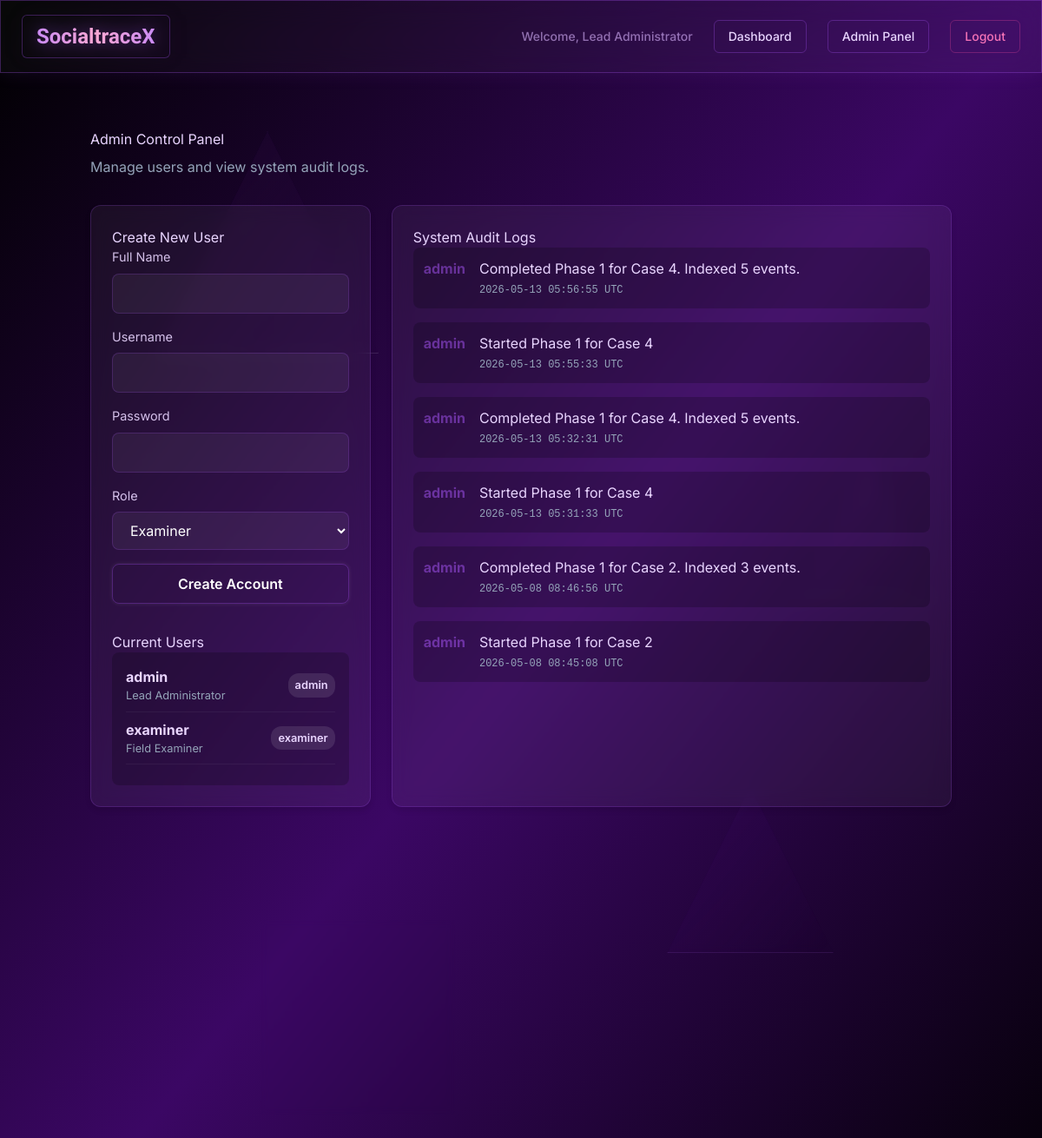
Page /admin (signed in) on the earlier database version.
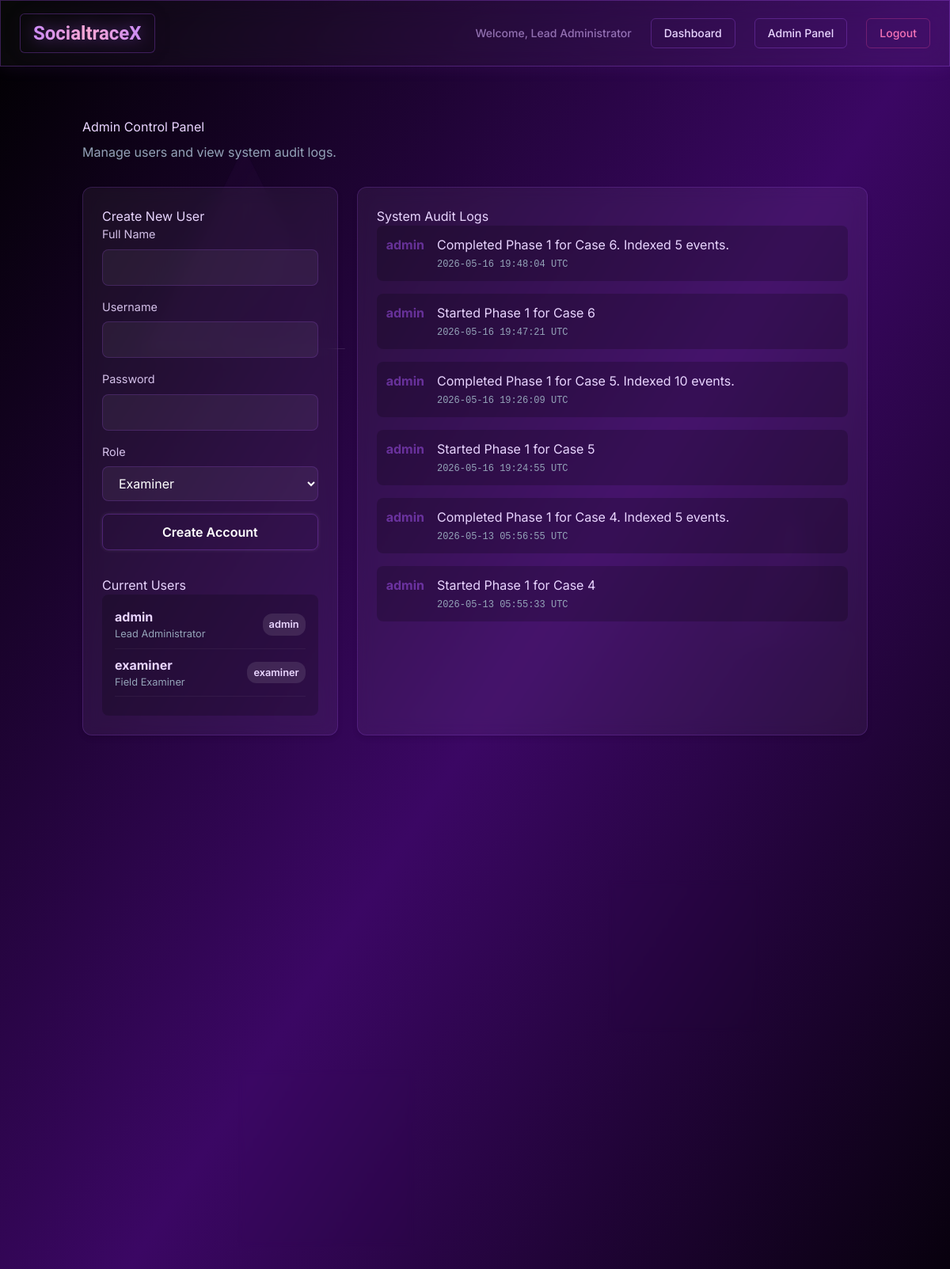
Same page on the later database version.
### database.py (models this page shows)
class User(Base):
    __tablename__ = "users"
    id = Column(Integer, primary_key=True, index=True)
    username = Column(String(100), unique=True, nullable=False, index=True)
    hashed_password = Column(String(200), nullable=False)
    role = Column(String(20), default="examiner")  # 'admin' or 'examiner'
    name = Column(String(100), default="Examiner")
    created_at = Column(DateTime, default=datetime.utcnow)

class AuditLog(Base):
    __tablename__ = "audit_logs"
    id = Column(Integer, primary_key=True, index=True)
    user_id = Column(Integer, ForeignKey("users.id"), nullable=True)
    action = Column(String(200), nullable=False)
    timestamp = Column(DateTime, default=datetime.utcnow)
    user = relationship("User")

### main.py (the view)
@app.get("/admin", response_class=HTMLResponse)
def admin_panel(request: Request, user: User = Depends(get_current_admin), db: Session = Depends(get_db)):
    users = db.query(User).all()
    logs = db.query(AuditLog).order_by(AuditLog.timestamp.desc()).limit(50).all()
    return templates.TemplateResponse(request=request, name="admin.html", context={"request": request, "user": user, "users": users, "logs": logs})

### templates/admin.html (shortened to what this page needs)
{% extends "base.html" %}
{% block content %}
<div style="margin-bottom: 32px;">
    <h1 style="margin: 0;">Admin Control Panel</h1>
    <p style="color: var(--text-dim); margin-top: 8px;">Manage users and view system audit logs.</p>
</div>
<div class="grid" style="grid-template-columns: 1fr 2fr;">
    <div class="glass-card">
        <h3 style="margin-top: 0;">Create New User</h3>
        <form method="POST" action="/admin/users/new">
            <div class="form-group">
                <label class="form-label">Full Name</label>
                <input type="text" name="name" class="form-input" required>
            </div>
            <div class="form-group">
                <label class="form-label">Username</label>
                <input type="text" name="username" class="form-input" required>
            </div>
            <div class="form-group">
                <label class="form-label">Password</label>
                <input type="password" name="password" class="form-input" required>
            </div>
            <div class="form-group">
                <label class="form-label">Role</label>
                <select name="role" class="form-input">
                    <option value="examiner">Examiner</option>
                </select>
            </div>
            <button type="submit" class="btn btn-outline" style="width: 100%;">Create Account</button>
        </form>
        <h3 style="margin-top: 32px;">Current Users</h3>
        <div style="background: rgba(0,0,0,0.2); border-radius: 8px; padding: 16px;">
            {% for u in users %}
            <div style="display: flex; justify-content: space-between; margin-bottom: 8px; padding-bottom: 8px; border-bottom: 1px solid rgba(255,255,255,0.05);">
                <div>
                    <strong>{{ u.username }}</strong>
                    <div style="font-size: 0.8rem; color: var(--text-dim);">{{ u.name }}</div>
                </div>
                <span class="badge" style="align-self: center;">{{ u.role }}</span>
            </div>
            {% endfor %}
        </div>
    </div>
    <div class="glass-card">
        <h3 style="margin-top: 0;">System Audit Logs</h3>
        <div style="max-height: 500px; overflow-y: auto;">
            {% for log in logs %}
            <div style="display: flex; align-items: flex-start; margin-bottom: 16px; background: rgba(0,0,0,0.2); padding: 12px; border-radius: 8px;">
                <div style="margin-right: 16px; color: var(--accent); font-weight: bold;">
                    {{ log.user.username if log.user else 'System' }}
                </div>
                <div style="flex: 1;">
                    <div style="margin-bottom: 4px;">{{ log.action }}</div>
                    <div style="font-size: 0.75rem; color: var(--text-dim); font-family: monospace;">
                        {{ log.timestamp.strftime('%Y-%m-%d %H:%M:%S') }} UTC
                    </div>
                </div>
            </div>
            {% else %}
            <div style="color: var(--text-dim); text-align: center; padding: 32px;">No audit logs available yet.</div>
            {% endfor %}
        </div>
    </div>
</div>
{% endblock %}

### templates/base.html (shortened to what this page needs)
<!DOCTYPE html>
<html lang="en" class="dark">
<head>
  <script src="https://cdn.tailwindcss.com"></script>
  <link rel="stylesheet" href="https://cdn.jsdelivr.net/npm/bootstrap-icons@1.11.1/font/bootstrap-icons.css">
  <link rel="stylesheet" href="/static/style.css">
</head>
<body
  class="min-h-screen relative overflow-x-hidden bg-gradient-to-br from-black via-purple-950 to-black text-purple-200">
  <div class="fixed inset-0 overflow-hidden pointer-events-none z-0">
    <div
      class="absolute w-64 h-64 border border-white/10 bg-gradient-to-br from-purple-500/5 to-transparent backdrop-blur-sm"
      style="clip-path: polygon(50% 0%, 100% 100%, 0% 100%); top: 10%; left: 15%; animation: float-1 20s ease-in-out infinite, pulse-glow-1 6s ease-in-out infinite">
    </div>
    <div
      class="absolute w-48 h-48 border border-purple-400/10 bg-gradient-to-br from-purple-600/5 to-transparent backdrop-blur-sm"
      style="clip-path: polygon(50% 0%, 100% 100%, 0% 100%); top: 60%; right: 20%; animation: float-2 25s ease-in-out infinite, pulse-glow-2 7s ease-in-out infinite">
    </div>
    <div
      class="absolute w-56 h-56 border border-purple-300/10 bg-gradient-to-br from-purple-400/5 to-transparent backdrop-blur-sm"
      style="clip-path: polygon(50% 0%, 100% 100%, 0% 100%); bottom: 15%; left: 25%; animation: float-3 22s ease-in-out infinite, pulse-glow-3 8s ease-in-out infinite">
    </div>
    <div
      class="absolute w-40 h-40 border border-white/10 bg-gradient-to-br from-purple-500/5 to-transparent backdrop-blur-sm"
      style="clip-path: polygon(50% 0%, 100% 100%, 0% 100%); top: 35%; right: 10%; animation: float-4 18s ease-in-out infinite, pulse-glow-1 6.5s ease-in-out infinite">
    </div>
  </div>
  {% if request.session.get("user_id") %}
  <nav class="relative z-50 glass-panel border border-purple-500/30 px-6 py-4 flex justify-between items-center mb-8">
    <a href="/dashboard"
      class="text-2xl font-bold orbitron bg-gradient-to-r from-purple-400 via-pink-300 to-purple-400 bg-clip-text text-transparent hover:scale-105 transition-transform"
      style="filter: drop-shadow(0 0 10px rgba(168, 85, 247, 0.5))">SocialtraceX</a>
    <div class="flex items-center space-x-6 text-sm font-medium">
      <span class="text-purple-300/60">Welcome, {{ user.name }}</span>
      <a href="/dashboard" class="clickable-text">Dashboard</a>
      {% if request.session.get("role") == "admin" %}
      <a href="/admin" class="clickable-text">Admin Panel</a>
      {% endif %}
      <a href="/logout"
        class="clickable-text !text-pink-400 !border-pink-500/30 hover:!text-pink-300 hover:!bg-pink-500/10 hover:!border-pink-400/60">Logout</a>
    </div>
  </nav>
  {% endif %}
  <div class="container mx-auto px-4 relative z-10 pb-12">
    {% block content %}{% endblock %}
  </div>
</body>
</html>

Differences in the rows shown:
no longer on this page (row unchanged): AuditLog: user "admin", action "Completed Phase 1 for Case 4. Indexed 5 events.", timestamp "2026-05-13 05:32:31"
no longer on this page (row unchanged): AuditLog: user "admin", action "Started Phase 1 for Case 4", timestamp "2026-05-13 05:31:33"
no longer on this page (row unchanged): AuditLog: user "admin", action "Completed Phase 1 for Case 2. Indexed 3 events.", timestamp "2026-05-08 08:46:56"
no longer on this page (row unchanged): AuditLog: user "admin", action "Started Phase 1 for Case 2", timestamp "2026-05-08 08:45:08"
added AuditLog: user "admin", action "Completed Phase 1 for Case 6. Indexed 5 events.", timestamp "2026-05-16 19:48:04"
added AuditLog: user "admin", action "Started Phase 1 for Case 6", timestamp "2026-05-16 19:47:21"
added AuditLog: user "admin", action "Completed Phase 1 for Case 5. Indexed 10 events.", timestamp "2026-05-16 19:26:09"
added AuditLog: user "admin", action "Started Phase 1 for Case 5", timestamp "2026-05-16 19:24:55"
